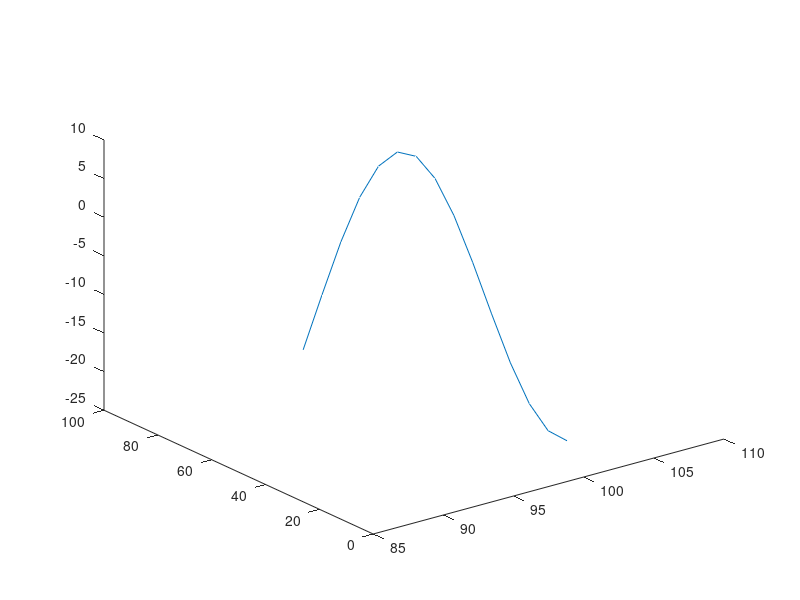

This chart was generated by the following MATLAB code:
close all;
clear;clc

%% 示例数据（自由曲线坐标）
% x = [1, 2, 3, 4, 5, 6, 7 ,8 ,9 ,10];
% y = [1, 1, 1, 1, 1, 80, 3, 0, -5, -2];

%% Surface生成了曲面网格，再处理。导入数据，逐行的计算
% load("wpts_X.mat");
% load("wpts_Y.mat");
% load("wpts_Z.mat");

[X,Y] = meshgrid(1:7:99);
Z =0.2*Y.*sin(X/20) -0.2* X.*cos(Y/20);

P = [X(:), Y(:), Z(:)];

wpt = P(211:225,:);

plot3(wpt(:,1),wpt(:,2),wpt(:,3));
